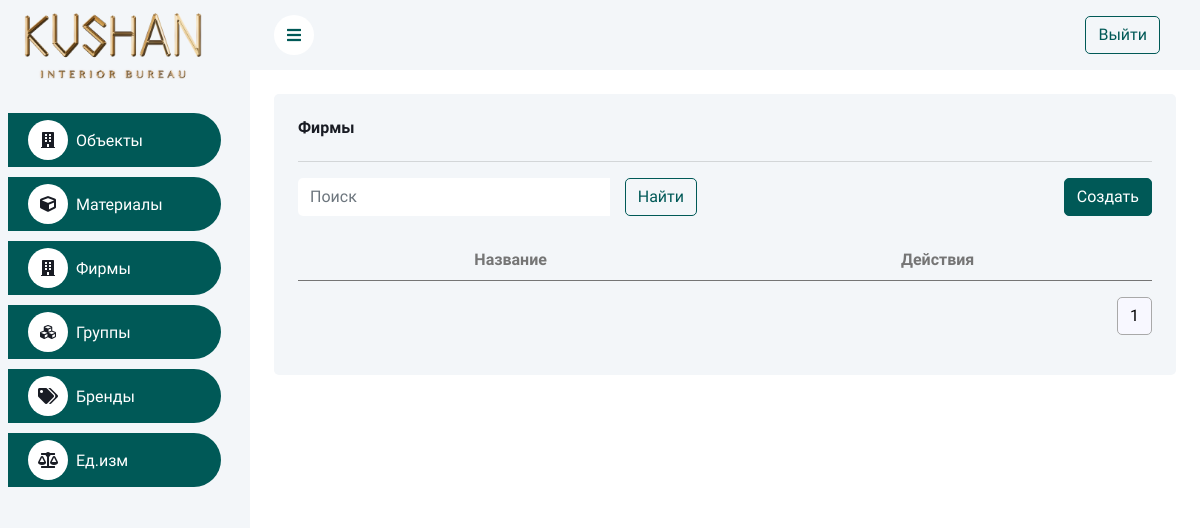
Before: /firms/ with the older database file.
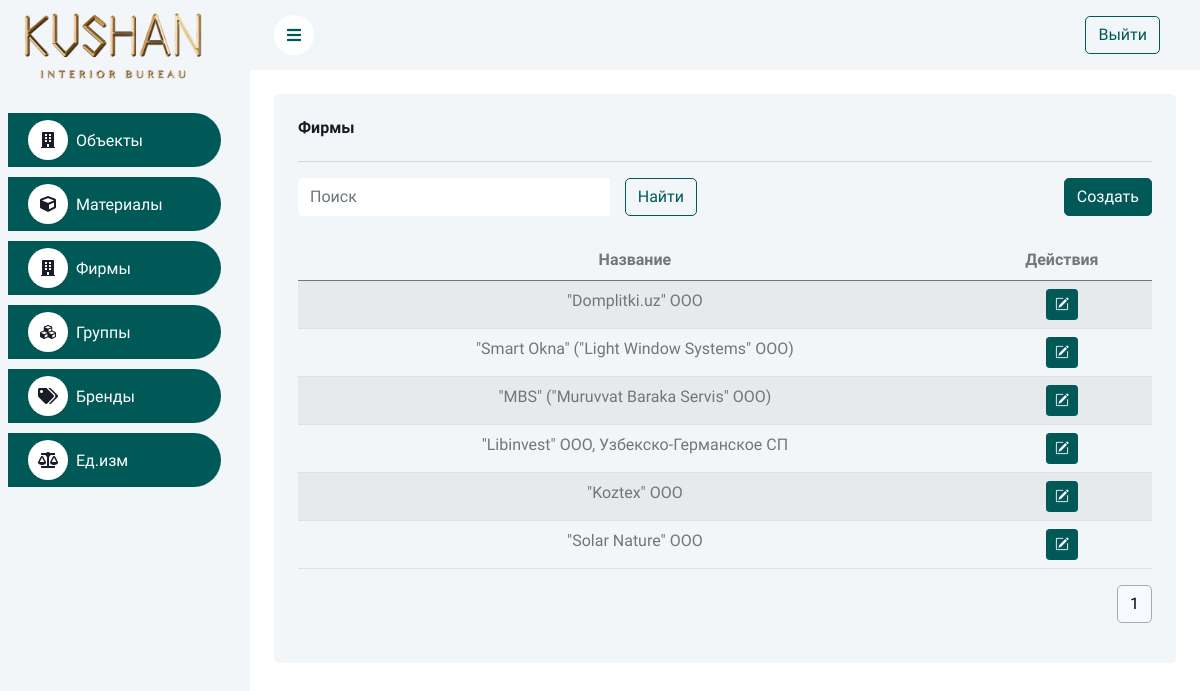
After: the same page with the newer database file.
### info/models.py (models this page shows, shortened)
class Firm(models.Model):
	name = models.CharField(max_length=150, unique=True)

### info/views.py (the view)
# urls.py: path('firms/', FirmListCreate.as_view(), name='firm-list'),
class FirmListCreate(BaseListCreateView):
	model = Firm
	form_class = FirmForm
	template_name = "firm_list_create.html"
	redirect_url = "firm-list"

### shared/views.py (called while the page is built)
	@staticmethod
	def apply_pagination_and_search(queryset, request):
		search_query = request.GET.get('search')
		if search_query:
			search_query = search_query.strip()
			queryset = queryset.filter(Q(name__icontains=search_query))
		page_size = request.GET.get("page_size", 12)
		paginator = Paginator(queryset, page_size)
		page_num = request.GET.get("page", 1)
		page_obj = paginator.get_page(page_num)
		return page_obj

	def get_queryset(self):
		return self.model.objects.all()

	def get_form(self):
		return self.form_class

	def get_template_name(self):
		return self.template_name

	def get(self, request):
		items = self.get_queryset()
		page_obj = self.apply_pagination_and_search(items, request)
		context = {
			'items': page_obj,
			'form': self.get_form(),
		}
		return render(request, self.get_template_name(), context)

### templates/firm_list_create.html (shortened to what this page needs)
{% extends 'base.html' %}
{% load static %}
{% block content %}
    <div class="container-fluid pt-4 px-4">
        <div class="row g-4">
            <div class="col-sm-12">
                <div class="bg-light rounded h-100 p-4">
                    <h6 class="mb-4">Фирмы</h6>
                    <hr>
                    <div class="row mb-2">
                        <div class="col-md-6">
                            {% include 'search_form.html' %}
                        </div>
                        <div class="col-md-6 text-end">
                            <button type="button" class="btn btn-primary" id="openCreateModalBtn"
                                    data-bs-toggle="modal" data-bs-target="#myModalCreate"
                                    data-action-url="{% url 'firm-list' %}">Создать
                            </button>
                        </div>
                    </div>
                    <div class="table-responsive">
                        <table class="table table-striped">
                            <thead>
                            <tr class="text-center">
                                <th scope="col">Название</th>
                                <th scope="col">Действия</th>
                            </tr>
                            </thead>
                            <tbody>
                            {% for firm in items %}
                                <tr class="text-center">
                                    <td>{{ firm.name }}</td>
                                    <td>
                                        <a href="" type="button" class="btn btn-primary btn-sm"><i
                                                class="bi bi-pencil-square"></i></a>
                                    </td>
                                </tr>
                            {% endfor %}
                            </tbody>
                        </table>
                    </div>
                    {% include 'pagination.html' with items=items %}
                </div>
            </div>
        </div>
    </div>
{% endblock %}

Changed rows visible on the page:
added Firm: name "\"Domplitki.uz\" ООО"
added Firm: name "\"Smart Okna\" (\"Light Window Systems\" ООО)"
added Firm: name "\"MBS\" (\"Muruvvat Baraka Servis\" ООО)"
added Firm: name "\"Libinvest\" ООО, Узбекско-Германское СП"
added Firm: name "\"Koztex\" ООО"
added Firm: name "\"Solar Nature\" ООО"
